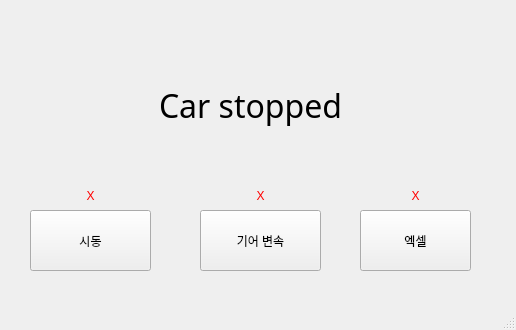
<?xml version="1.0" encoding="UTF-8"?>
<ui version="4.0">
 <class>MainWindow</class>
 <widget class="QMainWindow" name="MainWindow">
  <property name="geometry">
   <rect>
    <x>0</x>
    <y>0</y>
    <width>516</width>
    <height>330</height>
   </rect>
  </property>
  <property name="windowTitle">
   <string>MainWindow</string>
  </property>
  <widget class="QWidget" name="centralwidget">
   <widget class="QPushButton" name="button1">
    <property name="geometry">
     <rect>
      <x>30</x>
      <y>210</y>
      <width>121</width>
      <height>61</height>
     </rect>
    </property>
    <property name="text">
     <string>시동</string>
    </property>
   </widget>
   <widget class="QPushButton" name="button2">
    <property name="geometry">
     <rect>
      <x>200</x>
      <y>210</y>
      <width>121</width>
      <height>61</height>
     </rect>
    </property>
    <property name="text">
     <string>기어 변속</string>
    </property>
   </widget>
   <widget class="QPushButton" name="button3">
    <property name="geometry">
     <rect>
      <x>360</x>
      <y>210</y>
      <width>111</width>
      <height>61</height>
     </rect>
    </property>
    <property name="text">
     <string>엑셀</string>
    </property>
   </widget>
   <widget class="QLabel" name="go">
    <property name="geometry">
     <rect>
      <x>150</x>
      <y>60</y>
      <width>201</width>
      <height>91</height>
     </rect>
    </property>
    <property name="font">
     <font>
      <family>Bahnschrift</family>
      <pointsize>24</pointsize>
     </font>
    </property>
    <property name="text">
     <string>Car stopped</string>
    </property>
    <property name="alignment">
     <set>Qt::AlignCenter</set>
    </property>
   </widget>
   <widget class="QLabel" name="button1_value">
    <property name="geometry">
     <rect>
      <x>40</x>
      <y>180</y>
      <width>101</width>
      <height>31</height>
     </rect>
    </property>
    <property name="styleSheet">
     <string notr="true">color: rgb(255, 0, 0);</string>
    </property>
    <property name="text">
     <string>X</string>
    </property>
    <property name="alignment">
     <set>Qt::AlignCenter</set>
    </property>
   </widget>
   <widget class="QLabel" name="button2_value">
    <property name="geometry">
     <rect>
      <x>210</x>
      <y>180</y>
      <width>101</width>
      <height>31</height>
     </rect>
    </property>
    <property name="styleSheet">
     <string notr="true">color: rgb(255, 0, 0);</string>
    </property>
    <property name="text">
     <string>X</string>
    </property>
    <property name="alignment">
     <set>Qt::AlignCenter</set>
    </property>
   </widget>
   <widget class="QLabel" name="button3_value">
    <property name="geometry">
     <rect>
      <x>370</x>
      <y>180</y>
      <width>91</width>
      <height>31</height>
     </rect>
    </property>
    <property name="styleSheet">
     <string notr="true">color: rgb(255, 0, 0);</string>
    </property>
    <property name="text">
     <string>X</string>
    </property>
    <property name="alignment">
     <set>Qt::AlignCenter</set>
    </property>
   </widget>
  </widget>
  <widget class="QMenuBar" name="menubar">
   <property name="geometry">
    <rect>
     <x>0</x>
     <y>0</y>
     <width>516</width>
     <height>21</height>
    </rect>
   </property>
  </widget>
  <widget class="QStatusBar" name="statusbar"/>
 </widget>
 <resources/>
 <connections/>
</ui>
